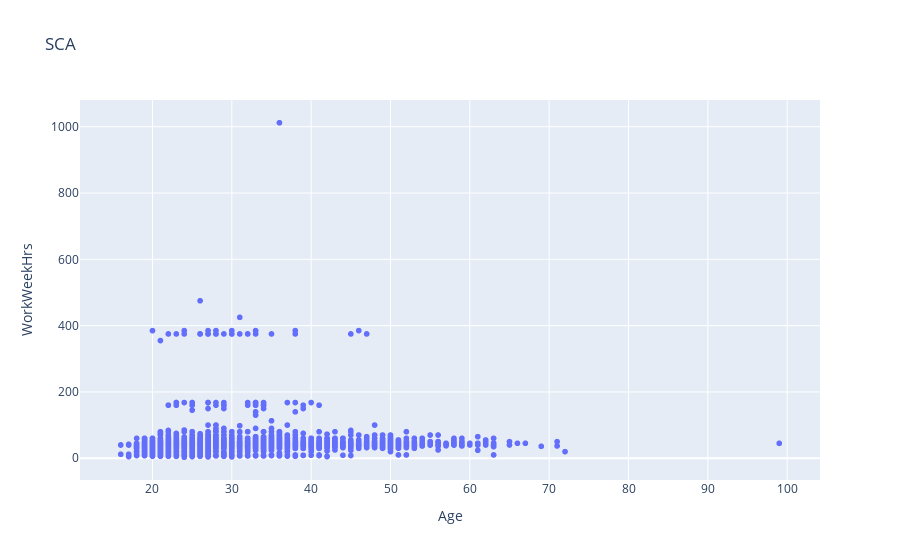

Source (notebook cell):
### Markdown cell above
Create a scatter plot of `Age` and `WorkWeekHrs.`

### Code cell
# your code goes here
QUERY = """
SELECT Age, WorkWeekHrs
FROM master
"""
df = pd.read_sql_query(QUERY,conn)

fig = px.scatter(df, 'Age', 'WorkWeekHrs', title  = 'SCA')
fig.show()

### Figure 1 — Plotly figure (JSON) as saved in the notebook; plotly's stock layout.template omitted (floating-point values rounded to 4 significant figures; data arrays with more than 128 entries replaced by an {"elided": "..."} marker saying what was removed)
{"data": [{"hovertemplate": "Age=%{x}<br>WorkWeekHrs=%{y}<extra></extra>", "legendgroup": "", "marker": {"color": "#636efa", "symbol": "circle"}, "mode": "markers", "name": "", "showlegend": false, "type": "scattergl", "x": {"elided": "11398 int values"}, "xaxis": "x", "y": {"elided": "11398 float values"}, "yaxis": "y"}], "layout": {"autosize": true, "legend": {"tracegroupgap": 0}, "title": {"text": "SCA"}, "xaxis": {"anchor": "y", "autorange": true, "domain": [0, 1], "range": [8.952, 106.0], "title": {"text": "Age"}, "type": "linear"}, "yaxis": {"anchor": "x", "autorange": true, "domain": [0, 1], "range": [-70.91, 1086.0], "title": {"text": "WorkWeekHrs"}, "type": "linear"}}}
